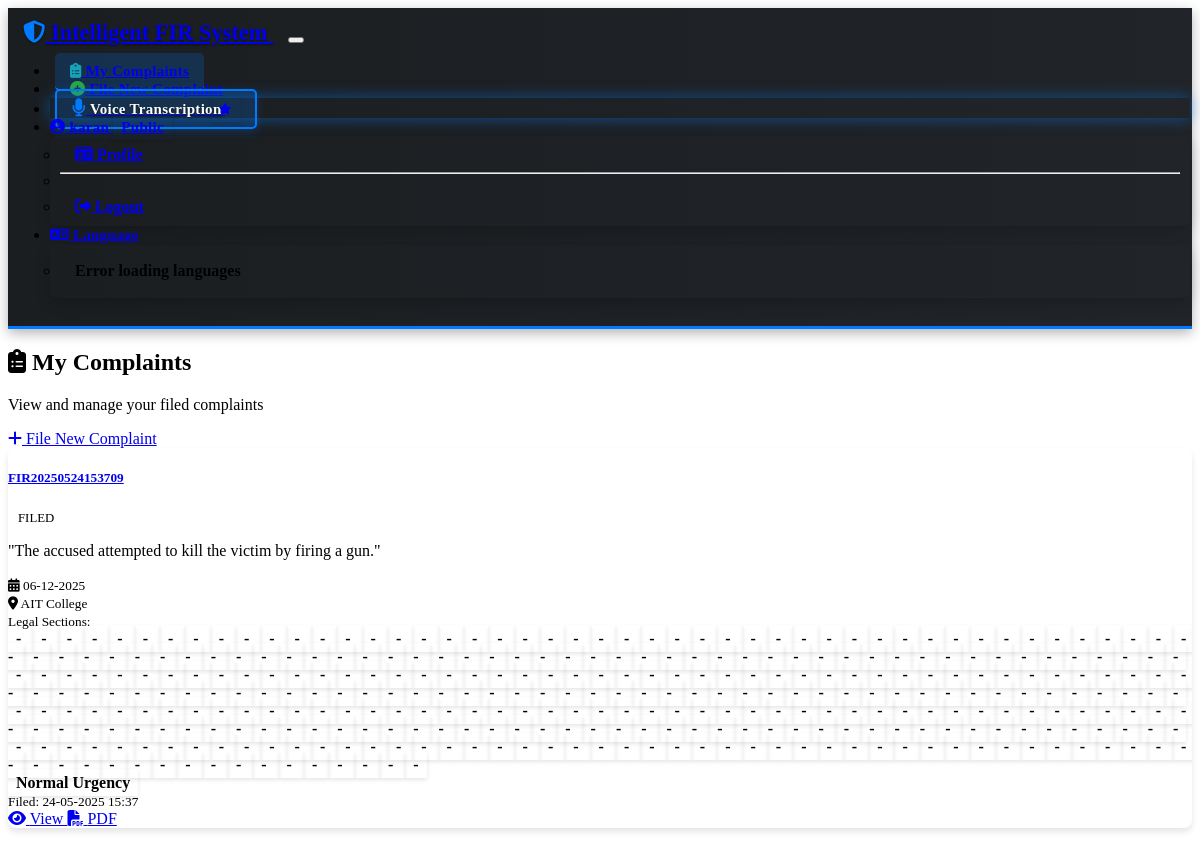
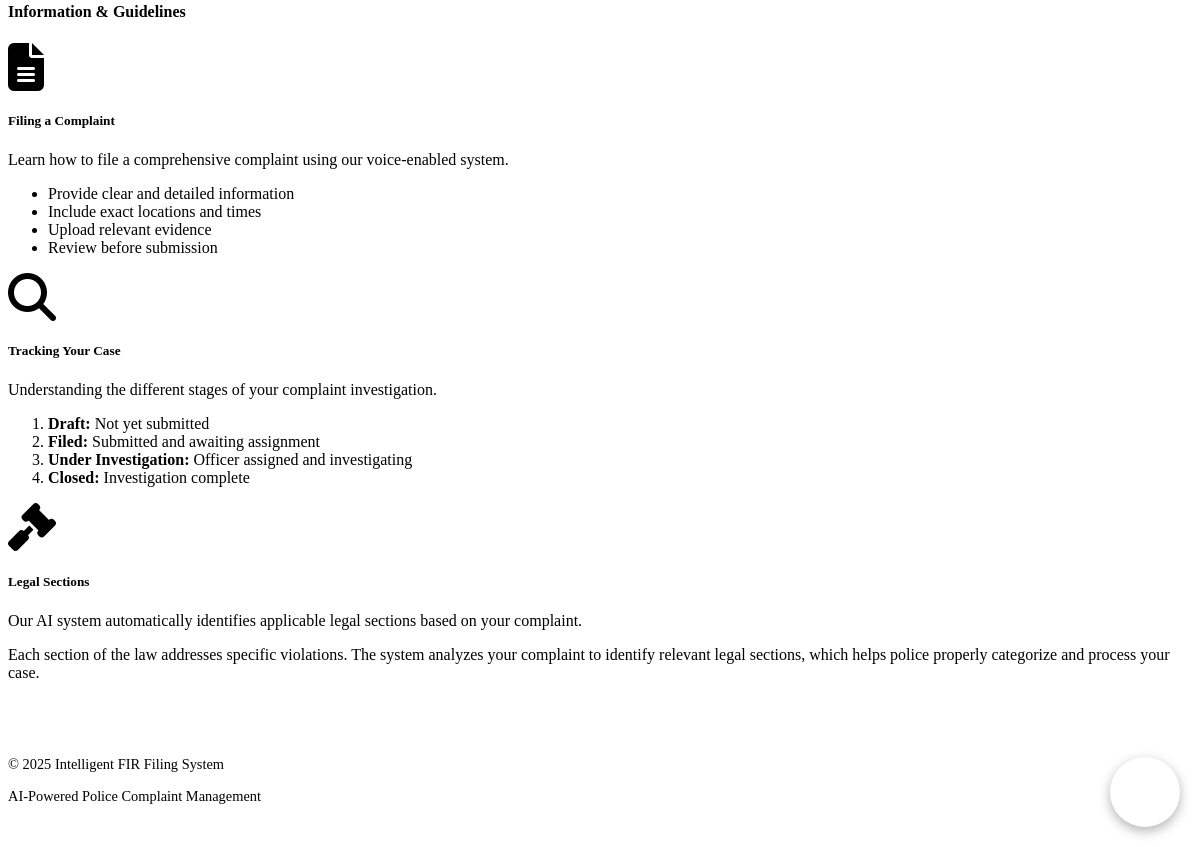
/fir/dashboard (signed in), run on an earlier commit of the app's database (2 pictures, top to bottom).
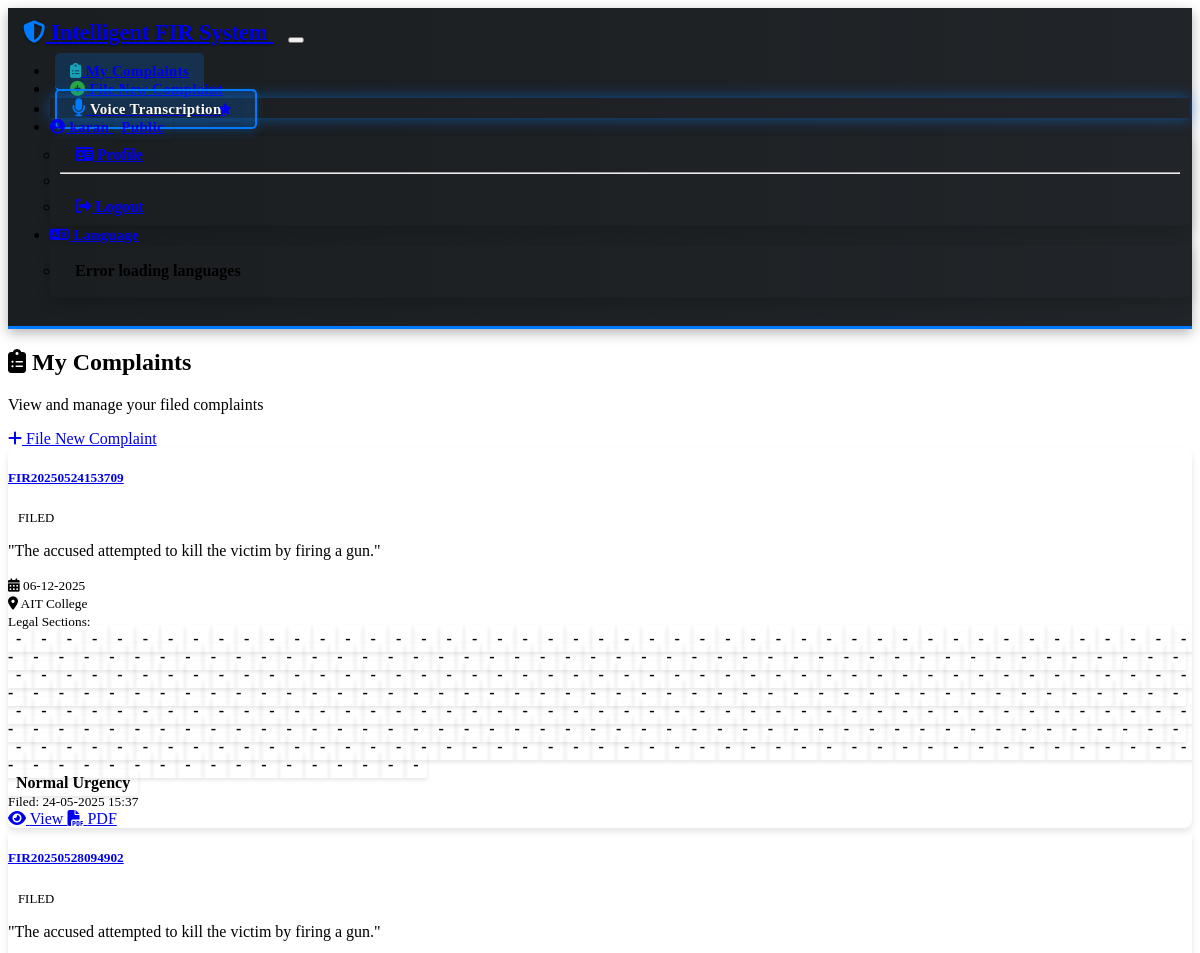
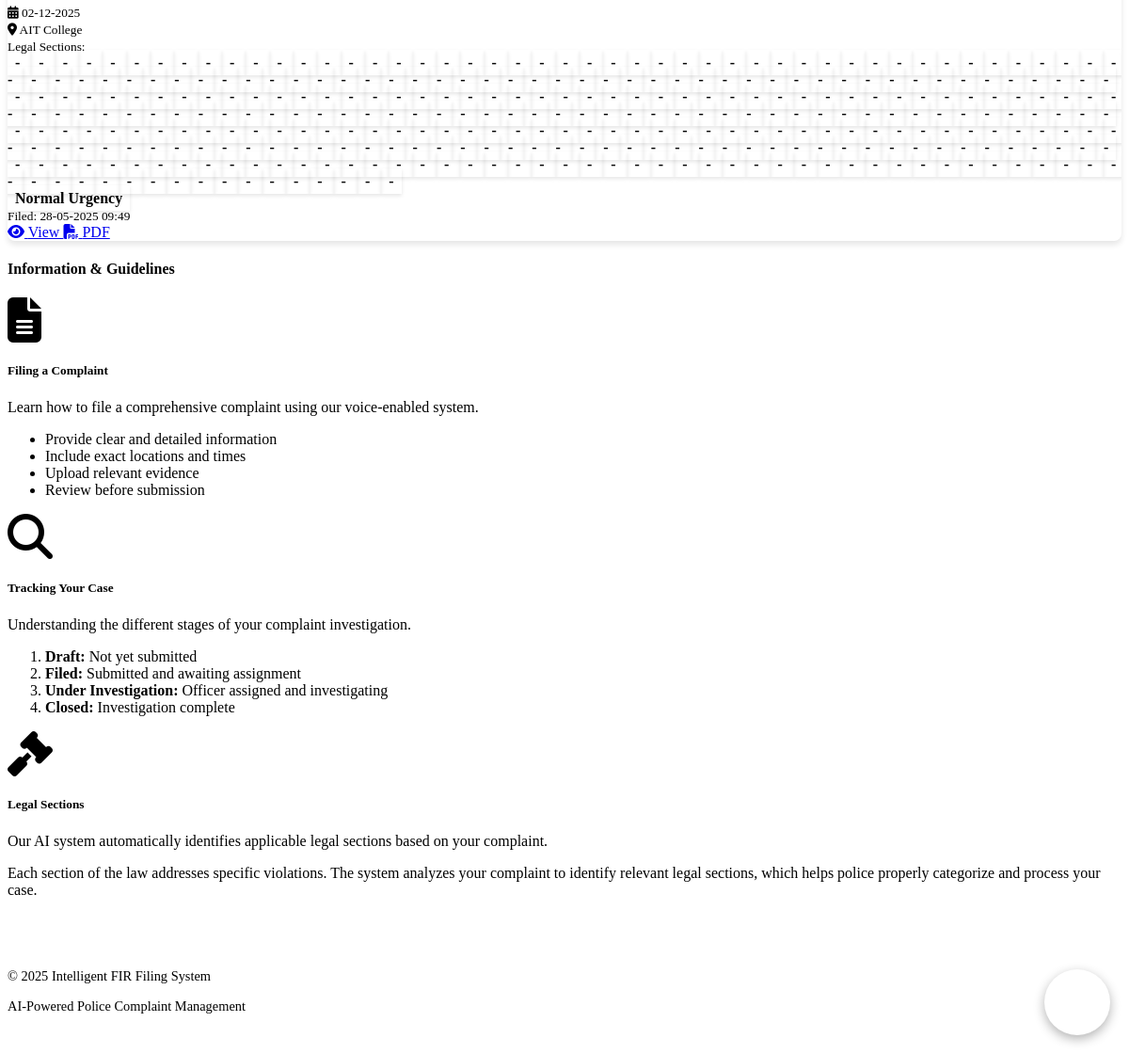
And on a later commit of the database (2 pictures, top to bottom).
### models/__init__.py (models this page shows)
class FIR(db.Model):
    __tablename__ = 'firs'
    id = db.Column(db.Integer, primary_key=True)
    fir_number = db.Column(db.String(50), unique=True)
    complainant_id = db.Column(db.Integer, db.ForeignKey('users.id'), nullable=False)
    processing_officer_id = db.Column(db.Integer, db.ForeignKey('users.id'))
    status = db.Column(db.String(20), default='draft')
    urgency_level = db.Column(db.String(20), default='normal')
    incident_description = db.Column(db.Text)
    incident_location = db.Column(db.String(200))
    incident_date = db.Column(db.DateTime, nullable=True)
    filed_at = db.Column(db.DateTime)
    created_at = db.Column(db.DateTime, default=lambda: datetime.now(timezone.utc))
    transcription = db.Column(db.Text, nullable=True)
    legal_sections = db.Column(db.Text, nullable=True)  # JSON string of legal sections with metadata
    processing_officer = db.relationship('User', foreign_keys=[processing_officer_id])
    evidence = db.relationship('Evidence', backref='fir', lazy=True, cascade="all, delete-orphan")
    def get_status_label(self):
        status_labels = {
            'draft': 'Draft',
            'filed': 'Filed',
            'under_investigation': 'Under Investigation',
            'closed': 'Closed'
        }
        return status_labels.get(self.status, self.status)
    def get_urgency_label(self):
        urgency_labels = {
            'low': 'Low',
            'normal': 'Normal',
            'high': 'High',
            'critical': 'Critical'
        }
        return urgency_labels.get(self.urgency_level, self.urgency_level)

### routes/fir.py (the view)
@fir_bp.route('/dashboard')
@login_required
def dashboard():
    try:
        if current_user.is_admin():
            return redirect(url_for('admin.dashboard'))
        if current_user.is_police():
            firs = FIR.query.filter_by(processing_officer_id=current_user.id).all()
        else:
            firs = FIR.query.filter_by(complainant_id=current_user.id).all()
        logger.info(f"Retrieved {len(firs)} FIRs for user {current_user.id}")
        return render_template('fir/dashboard.html', firs=firs)
    except Exception as e:
        logger.error(f"Dashboard error: {str(e)}", exc_info=True)
        return render_template('error.html', error="An error occurred while loading the dashboard. Please try again later."), 500

### extensions.py (called while the page is built)
@login_manager.user_loader
def load_user(user_id):
    from models import User
    return User.query.get(int(user_id))

### models/__init__.py (called while the page is built)
    def is_admin(self):
        return self.role == Role.ADMIN

    def is_police(self):
        return self.role == Role.POLICE

    def is_public(self):
        return self.role == Role.PUBLIC

### templates/fir/dashboard.html (shortened to what the changed rows need)
{% extends 'layout.html' %}
{% block content %}
<div class="container py-4">
    <div class="d-flex flex-column flex-md-row justify-content-between align-items-start align-items-md-center mb-4">
        <div class="mb-3 mb-md-0">
            <h2 class="mb-2"><i class="fas fa-clipboard-list me-2"></i> My Complaints</h2>
        </div>
    </div>
    <div class="row">
        {% if firs %}
            {% for fir in firs %}
                <div class="col-md-6 mb-4">
                    <div class="card border-0 shadow-sm dashboard-card h-100 urgency-{{ fir.urgency_level }}">
                        <div class="card-header d-flex justify-content-between align-items-center">
                            <h5 class="mb-0"><a href="{{ url_for('fir.view_fir', fir_id=fir.id) }}" class="text-decoration-none">{{ fir.fir_number }}</a></h5>
                            <span class="status-badge status-{{ fir.status }}">{{ fir.get_status_label() }}</span>
                        </div>
                        <div class="card-body p-3">
                            <p class="card-text mb-3">
                                {{ fir.incident_description[:150] }}{% if fir.incident_description|length > 150 %}...{% endif %}
                            </p>
                            <div class="row mb-3">
                                <div class="col-md-6">
                                    <small class="text-muted d-block"><i class="fas fa-calendar-alt me-2"></i>
                                        {% if fir.incident_date %}
                                            {{ fir.incident_date.strftime('%d-%m-%Y') }}
                                        {% else %}
                                            Date not specified
                                        {% endif %}
                                    </small>
                                </div>
                                <div class="col-md-6">
                                    <small class="text-muted d-block"><i class="fas fa-map-marker-alt me-2"></i>
                                        {{ fir.incident_location|truncate(30) or 'Location not specified' }}
                                    </small>
                                </div>
                            </div>
                            {% if fir.legal_sections %}
                                <div class="mb-3">
                                    <small class="text-muted d-block mb-2">Legal Sections:</small>
                                    <div>
                                        {% for section in fir.legal_sections %}
                                            <span class="badge bg-info text-dark me-1 mb-1">{{ section.code }} - {{ section.name }}</span>
                                        {% endfor %}
                                    </div>
                                </div>
                            {% endif %}
                            <div>
                                <span class="badge bg-{{ 'success' if fir.urgency_level == 'low' else 'info' if fir.urgency_level == 'normal' else 'warning' if fir.urgency_level == 'high' else 'danger' }}">
                                    {{ fir.get_urgency_label() }} Urgency
                                </span>
                            </div>
                        </div>
                        <div class="card-footer bg-light d-flex justify-content-between align-items-center">
                            <small class="text-muted">Filed: {{ fir.filed_at.strftime('%d-%m-%Y %H:%M') if fir.filed_at else 'Draft' }}</small>
                            <div class="btn-group">
                                <a href="{{ url_for('fir.view_fir', fir_id=fir.id) }}" class="btn btn-sm btn-outline-primary">
                                    <i class="fas fa-eye me-1"></i> View
                                </a>
                                <a href="{{ url_for('fir.generate_pdf', fir_id=fir.id) }}" class="btn btn-sm btn-outline-secondary">
                                    <i class="fas fa-file-pdf me-1"></i> PDF
                                </a>
                            </div>
                        </div>
                    </div>
                </div>
            {% endfor %}
        {% endif %}
    </div>
</div>
{% endblock %}

What changed in the data, as far as the page shows it:
added FIR: fir_number "FIR20250528094902", get_status_label "FILED", incident_description "\"The accused attempted to kill the victim by firing a gun.\"", incident_date "02-12-2025", incident_location "AIT College", get_urgency_label "Normal", filed_at "28-05-2025 09:49"
